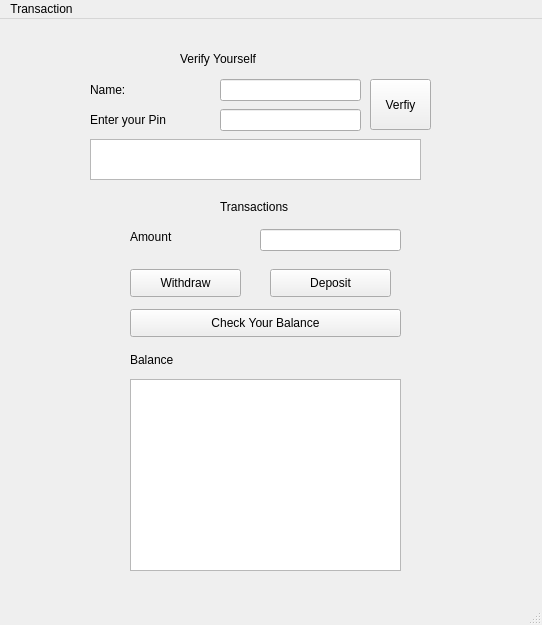
<?xml version="1.0" encoding="UTF-8"?>
<ui version="4.0">
 <class>MainWindow</class>
 <widget class="QMainWindow" name="MainWindow">
  <property name="geometry">
   <rect>
    <x>0</x>
    <y>0</y>
    <width>542</width>
    <height>625</height>
   </rect>
  </property>
  <property name="windowTitle">
   <string>MainWindow</string>
  </property>
  <widget class="QWidget" name="centralwidget">
   <widget class="QLabel" name="label_6">
    <property name="geometry">
     <rect>
      <x>130</x>
      <y>330</y>
      <width>71</width>
      <height>21</height>
     </rect>
    </property>
    <property name="text">
     <string>Balance</string>
    </property>
   </widget>
   <widget class="QPushButton" name="pushButton_3">
    <property name="geometry">
     <rect>
      <x>270</x>
      <y>250</y>
      <width>121</width>
      <height>28</height>
     </rect>
    </property>
    <property name="text">
     <string>Deposit</string>
    </property>
   </widget>
   <widget class="QLineEdit" name="lineEdit_4">
    <property name="geometry">
     <rect>
      <x>260</x>
      <y>210</y>
      <width>141</width>
      <height>22</height>
     </rect>
    </property>
   </widget>
   <widget class="QPushButton" name="pushButton_2">
    <property name="geometry">
     <rect>
      <x>130</x>
      <y>250</y>
      <width>111</width>
      <height>28</height>
     </rect>
    </property>
    <property name="text">
     <string>Withdraw</string>
    </property>
   </widget>
   <widget class="QLabel" name="label_4">
    <property name="geometry">
     <rect>
      <x>220</x>
      <y>180</y>
      <width>81</width>
      <height>16</height>
     </rect>
    </property>
    <property name="text">
     <string>Transactions</string>
    </property>
   </widget>
   <widget class="QTextBrowser" name="textBrowser_2">
    <property name="geometry">
     <rect>
      <x>130</x>
      <y>360</y>
      <width>271</width>
      <height>192</height>
     </rect>
    </property>
   </widget>
   <widget class="QPushButton" name="pushButton_4">
    <property name="geometry">
     <rect>
      <x>130</x>
      <y>290</y>
      <width>271</width>
      <height>28</height>
     </rect>
    </property>
    <property name="text">
     <string>Check Your Balance</string>
    </property>
   </widget>
   <widget class="QLabel" name="label_5">
    <property name="geometry">
     <rect>
      <x>130</x>
      <y>210</y>
      <width>131</width>
      <height>16</height>
     </rect>
    </property>
    <property name="text">
     <string>Amount</string>
    </property>
   </widget>
   <widget class="QLabel" name="label">
    <property name="geometry">
     <rect>
      <x>90</x>
      <y>60</y>
      <width>131</width>
      <height>21</height>
     </rect>
    </property>
    <property name="text">
     <string>Name:</string>
    </property>
   </widget>
   <widget class="QLineEdit" name="lineEdit_2">
    <property name="geometry">
     <rect>
      <x>220</x>
      <y>90</y>
      <width>141</width>
      <height>22</height>
     </rect>
    </property>
   </widget>
   <widget class="QLineEdit" name="lineEdit">
    <property name="geometry">
     <rect>
      <x>220</x>
      <y>60</y>
      <width>141</width>
      <height>22</height>
     </rect>
    </property>
   </widget>
   <widget class="QLabel" name="label_2">
    <property name="geometry">
     <rect>
      <x>90</x>
      <y>90</y>
      <width>131</width>
      <height>21</height>
     </rect>
    </property>
    <property name="text">
     <string>Enter your Pin</string>
    </property>
   </widget>
   <widget class="QLabel" name="label_3">
    <property name="geometry">
     <rect>
      <x>180</x>
      <y>30</y>
      <width>91</width>
      <height>20</height>
     </rect>
    </property>
    <property name="text">
     <string>Verify Yourself</string>
    </property>
   </widget>
   <widget class="QPushButton" name="pushButton">
    <property name="geometry">
     <rect>
      <x>370</x>
      <y>60</y>
      <width>61</width>
      <height>51</height>
     </rect>
    </property>
    <property name="text">
     <string>Verfiy</string>
    </property>
   </widget>
   <widget class="QTextBrowser" name="textBrowser">
    <property name="geometry">
     <rect>
      <x>90</x>
      <y>120</y>
      <width>331</width>
      <height>41</height>
     </rect>
    </property>
   </widget>
  </widget>
  <widget class="QMenuBar" name="menubar">
   <property name="geometry">
    <rect>
     <x>0</x>
     <y>0</y>
     <width>542</width>
     <height>26</height>
    </rect>
   </property>
   <widget class="QMenu" name="menuTransaction">
    <property name="title">
     <string>Transaction</string>
    </property>
   </widget>
   <addaction name="menuTransaction"/>
  </widget>
  <widget class="QStatusBar" name="statusbar"/>
 </widget>
 <resources/>
 <connections/>
</ui>
